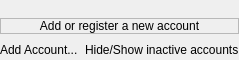
<?xml version="1.0" encoding="UTF-8"?>
<ui version="4.0">
 <class>AccountsOptionsClass</class>
 <widget class="QWidget" name="AccountsOptionsClass">
  <property name="geometry">
   <rect>
    <x>0</x>
    <y>0</y>
    <width>239</width>
    <height>60</height>
   </rect>
  </property>
  <property name="sizePolicy">
   <sizepolicy hsizetype="MinimumExpanding" vsizetype="Maximum">
    <horstretch>0</horstretch>
    <verstretch>0</verstretch>
   </sizepolicy>
  </property>
  <layout class="QVBoxLayout" name="verticalLayout">
   <property name="leftMargin">
    <number>0</number>
   </property>
   <property name="topMargin">
    <number>0</number>
   </property>
   <property name="rightMargin">
    <number>0</number>
   </property>
   <property name="bottomMargin">
    <number>0</number>
   </property>
   <item>
    <widget class="QFrame" name="wdtAccounts"/>
   </item>
   <item>
    <widget class="QLabel" name="lblNoAccounts">
     <property name="frameShape">
      <enum>QFrame::StyledPanel</enum>
     </property>
     <property name="text">
      <string>Add or register a new account</string>
     </property>
     <property name="alignment">
      <set>Qt::AlignCenter</set>
     </property>
     <property name="wordWrap">
      <bool>true</bool>
     </property>
    </widget>
   </item>
   <item>
    <layout class="QHBoxLayout" name="horizontalLayout">
     <item>
      <widget class="QLabel" name="lblAddAccount">
       <property name="text">
        <string notr="true">Add Account...</string>
       </property>
       <property name="textFormat">
        <enum>Qt::RichText</enum>
       </property>
      </widget>
     </item>
     <item>
      <spacer name="horizontalSpacer">
       <property name="orientation">
        <enum>Qt::Horizontal</enum>
       </property>
       <property name="sizeHint" stdset="0">
        <size>
         <width>40</width>
         <height>20</height>
        </size>
       </property>
      </spacer>
     </item>
     <item>
      <widget class="QLabel" name="lblHideShowInactive">
       <property name="text">
        <string notr="true">Hide/Show inactive accounts</string>
       </property>
       <property name="textFormat">
        <enum>Qt::RichText</enum>
       </property>
      </widget>
     </item>
    </layout>
   </item>
  </layout>
 </widget>
 <layoutdefault spacing="6" margin="11"/>
 <resources/>
 <connections/>
</ui>
